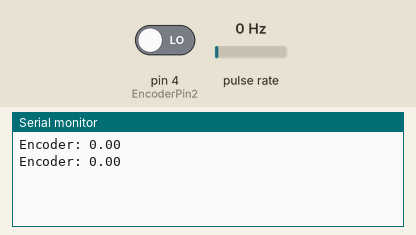
A sketch run on a simulated Arduino Uno, built with avr-gcc and run on an emulated ATmega328P. On the bench: the last lines printed to the serial monitor. Wiring (inferred from the names in the program): pulse sensor: data pin 3. The test bench sets the inputs (shaded band); at power-on: pulse rate 0 Hz, pin 4 (EncoderPin2) LOW.

Above: at 1.2 s.
1.3 s: pulse rate (sensor on pin 3) set to 4 Hz
At 2.4 s:
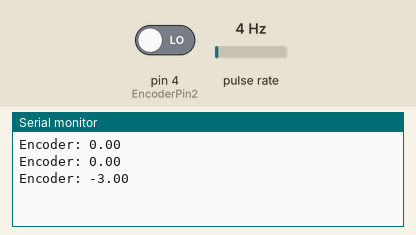
2.8 s: pin 4 (EncoderPin2) driven HIGH
At 3.8 s:
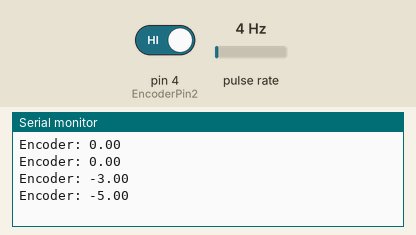
4.3 s: pulse rate (sensor on pin 3) set to 50 Hz
At 5.6 s:
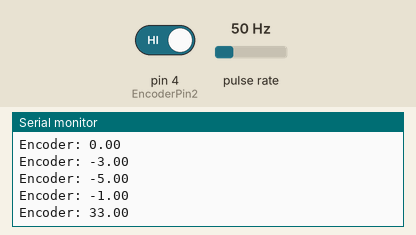
5.8 s: pin 4 (EncoderPin2) driven LOW
At 6.7 s:
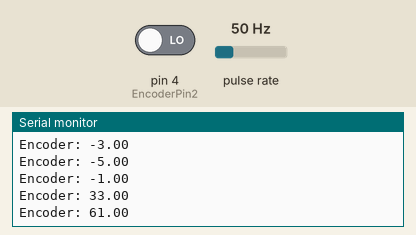
Timing chart, 0 to 8.3 s (numbered marks = the images above; inputs shaded):
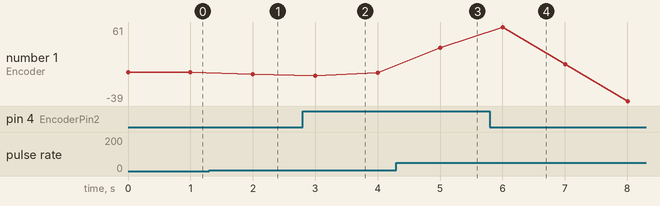

The sketch:

Encoder.ino
```cpp
#define EncoderPin1 3
#define EncoderPin2 4

float i = 0;

void setup() {
  Serial.begin(9600);
  pinMode(EncoderPin1, INPUT);
  pinMode(EncoderPin2, INPUT);
  attachInterrupt(1, EncoderRotate, RISING);

}

void EncoderRotate()
{
    if(digitalRead(EncoderPin1) == 1) {
        delay(10);
        if(digitalRead(EncoderPin1) == 1) {
                if(digitalRead(EncoderPin2) == 1) {
                    i++ ;

                } else {
                    i-- ;

                }
        } else {
        }
    } else {
    }
}

void loop() {
  Serial.print ("Encoder: ");Serial.println(i);
  delay (1000);

}
```

Measured:
- after the input at 1.3 s, the serial monitor: prints a new line after 0.70 s (image 1)
- after the input at 2.8 s, the serial monitor: prints a new line after 0.20 s (image 2)
- after the input at 4.3 s, the serial monitor: prints a new line after 0.70 s (image 3)
- after the input at 5.8 s, the serial monitor: prints a new line after 0.20 s (image 4)
- plotted number 1: 0 → -3 after the input at 1.3 s, -3 → -1 after the input at 2.8 s, -1 → 33 after the input at 4.3 s, 33 → -39 after the input at 5.8 s
